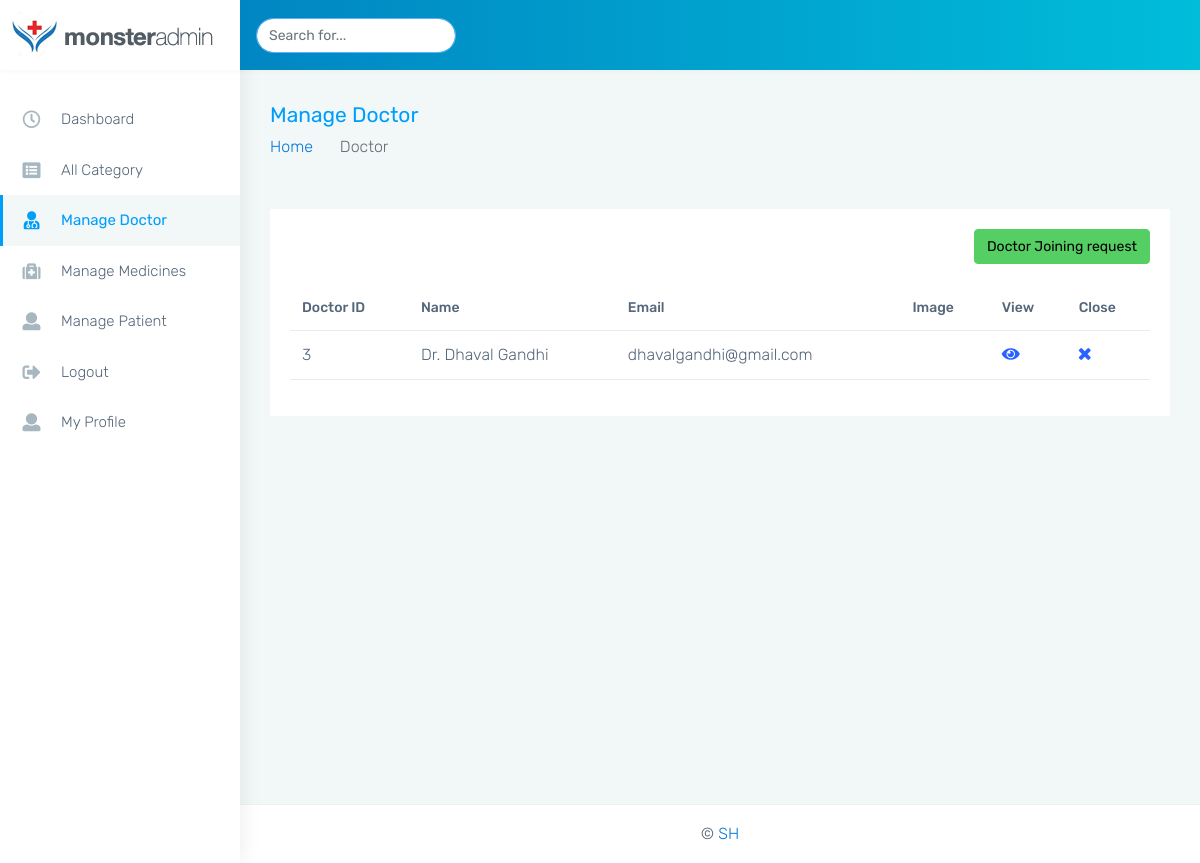
Page /admin/monster-html/m_doctor.php on the committed database.
### tables this page shows
CREATE TABLE `doctor` (
  `d_id` int(11) NOT NULL,
  `name` varchar(50) NOT NULL,
  `email` varchar(50) NOT NULL,
  `contact` bigint(10) NOT NULL,
  `status` varchar(30) NOT NULL,
  `password` varchar(50) NOT NULL,
  `about` text NOT NULL,
  `file` varchar(80) NOT NULL,
  `image` varchar(50) NOT NULL,
  `is_delete` int(11) NOT NULL,
  `is_update` int(11) NOT NULL,
  `is_delete_time` varchar(30) NOT NULL,
  `is_update_time` varchar(30) NOT NULL,
  `gender` varchar(30) NOT NULL,
  `cat_id` int(11) NOT NULL,
  `r_date` date NOT NULL,
  `city_id` int(11) NOT NULL,
  `area_id` int(11) NOT NULL
);

### admin/monster-html/m_doctor.php (the view, shortened to what this page needs)
<?php
include 'common/connect.php';
$result = $obj->query("select * from doctor where status='approved'");
?>
<!DOCTYPE html>
<html dir="ltr" lang="en">
<head>
    <link href="css/style.min.css" rel="stylesheet">
</head>
<body>
    <div id="main-wrapper" data-layout="vertical" data-navbarbg="skin5" data-sidebartype="full"
        data-sidebar-position="absolute" data-header-position="absolute" data-boxed-layout="full">
        <?php include 'common/header.php';  ?>
        <?php include 'common/sidebar.php'; ?>
        <div class="page-wrapper">
            <div class="page-breadcrumb">
                <div class="row align-items-center">
                    <div class="col-md-6 col-8 align-self-center">
                        <h3 class="page-title mb-0 p-0">Manage Doctor </h3>
                        <div class="d-flex align-items-center">
                            <nav aria-label="breadcrumb">
                                <ol class="breadcrumb">
                                    <li class="breadcrumb-item"><a href="#">Home</a></li>
                                    <li class="breadcrumb-item active" aria-current="page">Doctor</li>
                                </ol>
                            </nav>
                        </div>
                    </div>
                </div>
            </div>
            <div class="container-fluid">
                <div class="row">
                    <div class="col-sm-12">
                        <div class="card">
                            <div class="card-body">
                                 <div class="text-end">
                                <a href="p_doctor.php">
                                <button type="button" class="btn btn-success">Doctor Joining request</button></a>
                              </div><br>
                                <div class="table-responsive">
                                    <table class="table user-table no-wrap">
                                        <thead>
                                            <tr>
                                                <th class="border-top-0">Doctor ID</th>
                                                <th class="border-top-0"> Name</th>
                                                <th class="border-top-0">Email</th>
                                                <th class="border-top-0">Image</th>
                                                <th class="border-top-0">View </th>
                                                <th class="border-top-0">Close</th>
                                            </tr>
                                        </thead>
                                        <?php
                                            while($row = $result->fetch_object()){
                                        ?>
                                        <tbody>
                                            <tr>
                                                <td><?php echo $row->d_id; ?></td>
                                                <td><?php echo $row->name; ?></td>
                                                <td><?php echo $row->email; ?></td>
                                                <td><?php  ?></td>
                                                <td><a href="v_doctor.php?d_id=<?php echo $row->d_id; ?>"><i class="fa fa-eye"></i></a></td>
                                                <td><a href="reject.php?reject_id=<?php echo $row->d_id; ?>"><i class="fa fa-times"></i></a></td>
                                            </tr>
                                        </tbody>
                                    <?php } ?>
                                    </table>
                                </div>
                            </div>
                        </div>
                    </div>
                </div>
            </div>
           <?php include 'common/footer.php'; ?>
        </div>
    </div>
</body>
</html>

### rows in the picture
doctor: d_id "3", name "Dr. Dhaval Gandhi", email "dhavalgandhi@gmail.com"
